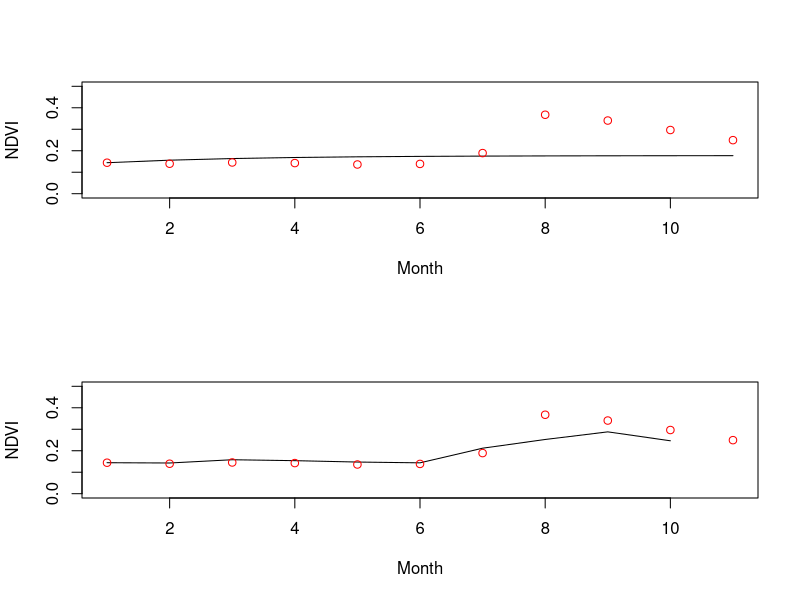

The R script that drew this image:
setwd(dirname(rstudioapi::getActiveDocumentContext()$path))##set working directory to current file 


data = read.csv('./../data/portal_timeseries.csv')
n<-length(data$NDVI)
#remove last 10
datafit<-data[1:(n-10),]

nfit<-length(datafit$NDVI)###Find length of shortened data frame
model<-glm(NDVI[-1]~NDVI[-(nfit)],data=datafit)###Fit glm, indexing removes the first and last years from reponse/explanatory
model

beta<-c(model$coefficients) #extract coefficients from fitted model. this will be used for forecast

#Forecasting function. I chose to nest the loop inside the function. But it would also work to make a loop and just a function solve for the values for a single year.
#yinit is the starting value, t is the number of years the forecast is for.
ARforecast<-function(b0,b1,yinit,t){
  yout<-numeric(t)
  yout[1]<-yinit
  for (i in 2:t){
    yout[i]<-b0+b1*yout[i-1]
    
  }
  return(yout)
  
}

Forecast1<-ARforecast(b0=beta[1],b1=beta[2],yinit=datafit$NDVI[nfit],t=11)

par(mfrow=c(2,1))
plot(1:11,Forecast1,ylab='NDVI',xlab='Month', type='l', ylim=c(0,.5))
points(data$NDVI[(n-10):n], col='red')




model2<-glm(NDVI[-1]~NDVI[-(nfit)]+rain[-(nfit)],data=datafit)
model2

raint_1<-data$rain[(n-10):(n-1)]
beta<-c(model2$coefficients)
ARforecastrain<-function(b0,b1,b2,yinit,t){
  yout<-numeric(t)
  yout[1]<-yinit
  for (i in 2:t){
    yout[i]<-b0+b1*yout[i-1]+b2*raint_1[i]
    
  }
  return(yout)
  
}

Forecast2<-ARforecastrain(b0=beta[1],b1=beta[2],b2=beta[3],yinit=datafit$NDVI[nfit],t=11)

plot(1:11,Forecast2,ylab='NDVI',xlab='Month', type='l',ylim=c(0,.5))
points(data$NDVI[(n-10):n], col='red')
